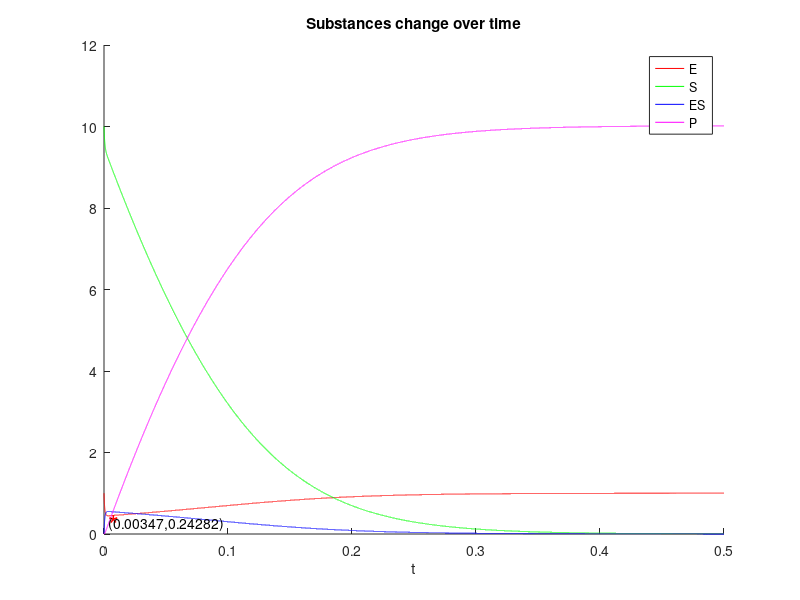

This figure's MATLAB source:
clear;
clc;
close all;

h=1e-5;      %Step length
t=0:h:0.5;   %generate a vector of the independent variable t

%% Create an array of calculation results x, y, z
N=length(t);
E=ones(1,N);
S=10*ones(1,N);
ES=zeros(1,N);
P=zeros(1,N);

%% Fourth-order Runge-Kutta iteration
for i=2:N
    t_n=t(i-1);
    E_n=E(i-1);
    S_n=S(i-1);
    ES_n=ES(i-1);
    P_n=P(i-1);
    
    kE1_1=100*E_n*S_n;
    kE1_2=600*ES_n;
    kE1_3=150*ES_n;
    kS1_1=100*E_n*S_n;
    kS1_2=600*ES_n;
    kES1_1=100*E_n*S_n;
    kES1_2=600*ES_n;
    kES1_3=150*ES_n;
    kP1=150*ES_n;
    
    kE2_1=100*(E_n+kE1_1*h/2)*(S_n+kS1_1*h/2);
    kE2_2=600*(ES_n+kES1_2*h/2);
    kE2_3=150*(ES_n+kES1_3*h/2);
    kS2_1=100*(E_n+kE1_1*h/2)*(S_n+kS1_1*h/2);
    kS2_2=600*(ES_n+kES1_2*h/2);
    kES2_1=100*(E_n+kE1_1*h/2)*(S_n+kS1_1*h/2);
    kES2_2=600*(ES_n+kES1_2*h/2);
    kES2_3=150*(ES_n+kES1_3*h/2);
    kP2=150*(ES_n+kES1_2*h/2);
    
    kE3_1=100*(E_n+kE2_1*h/2)*(S_n+kS2_1*h/2);
    kE3_2=600*(ES_n+kES2_2*h/2);
    kE3_3=150*(ES_n+kES2_3*h/2);
    kS3_1=100*(E_n+kE2_1*h/2)*(S_n+kS2_1*h/2);
    kS3_2=600*(ES_n+kES2_2*h/2);
    kES3_1=100*(E_n+kE2_1*h/2)*(S_n+kS2_1*h/2);
    kES3_2=600*(ES_n+kES2_2*h/2);
    kES3_3=150*(ES_n+kES2_3*h/2);
    kP3=150*(ES_n+kES2_2*h/2);
    
    kE4_1=100*(E_n+kE3_1*h/2)*(S_n+kS3_1*h/2);
    kE4_2=600*(ES_n+kES3_2*h/2);
    kE4_3=150*(ES_n+kES3_3*h/2);
    kS4_1=100*(E_n+kE3_1*h/2)*(S_n+kS3_1*h/2);
    kS4_2=600*(ES_n+kES3_2*h/2);
    kES4_1=100*(E_n+kE3_1*h/2)*(S_n+kS3_1*h/2);
    kES4_2=600*(ES_n+kES3_2*h/2);
    kES4_3=150*(ES_n+kES3_3*h/2);
    kP4=150*(ES_n+kES3_2*h/2);
    
    E(i)=E_n-h/6*(kE1_1+2*kE2_1+2*kE3_1+kE4_1)+h/6*(kE1_2+2*kE2_2+2*kE3_2+kE4_2)+h/6*(kE1_3+2*kE2_3+2*kE3_3+kE4_3);
    S(i)=S_n-h/6*(kS1_1+2*kS2_1+2*kS3_1+kS4_1)+h/6*(kS1_2+2*kS2_2+2*kS3_2+kS4_2);
    ES(i)=ES_n+h/6*(kES1_1+2*kES2_1+2*kES3_1+kES4_1)-h/6*(kES1_2+2*kES2_2+2*kES3_2+kES4_2)-h/6*(kES1_3+2*kES2_3+2*kES3_3+kES4_3);
    P(i)=P_n+h/6*(kP1+2*kP2+2*kP3+kP4);
end
for i=2:N
    T(i-1)=P(i)-P(i-1);
end
a=find(T==max(T))-1;
%% Drawing
figure();
hold on;
plot(t,E,'r');
plot(t,S,'g');
plot(t,ES,'b');
plot(t,P,'m');
text(t(a),P(a),'*','color','r','FontSize',20);
text(t(a),P(a),['(',num2str(t(a)),',',num2str(P(a)),')']);
legend('E','S','ES','P');
xlabel('t');
title('Substances change over time');
hold off;

(P(a+1)-P(a))/(t(a+1)-t(a))
